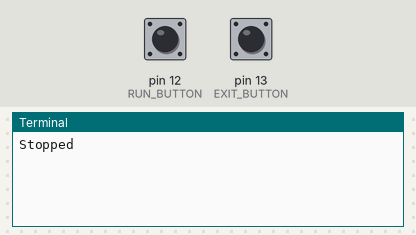
The program below on a simulated Raspberry Pi (header pin numbers). On the bench: the last lines printed to the terminal. The test bench sets the inputs (shaded band); at power-on: pin 12 (RUN_BUTTON) LOW, pin 13 (EXIT_BUTTON) LOW. Threads take turns every 2 ms. At 9.3 s the program stops and its outputs stay as they are.

Above: at 5.0 s.
5.1 s: pin 12 (RUN_BUTTON) pulled HIGH for 0.15 s
At 5.8 s:
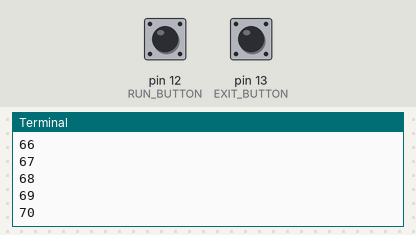
6.7 s: pin 12 (RUN_BUTTON) pulled HIGH for 1 s
At 7.5 s:
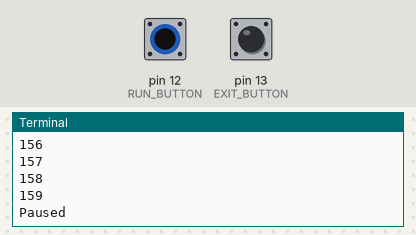
9.2 s: pin 13 (EXIT_BUTTON) pulled HIGH for 0.15 s
At 10.5 s:
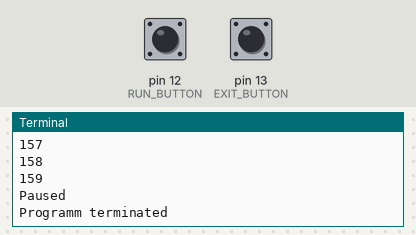
Timing chart, 0 to 10.8 s (numbered marks = the images above; inputs shaded):
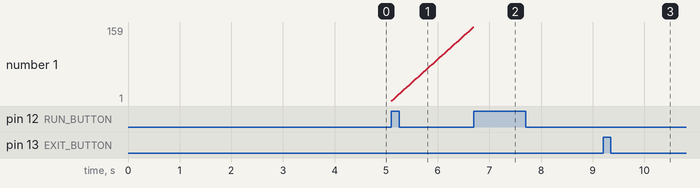

Measured:
- after the input at 5.1 s, the terminal: prints a new line at once (image 1)
- after the input at 9.2 s, the terminal: prints a new line after 0.10 s (image 3)

The program:

RaspEasyAppendix1.py
```python
# RaspEasyAppendix1.py
# Start/Stop, Counting worker thread

import RPi.GPIO as GPIO
import time
from threading import Thread

RUN_BUTTON = 12 # Button A
EXIT_BUTTON = 13 # Button B

class WorkerThread(Thread):
    def __init__(self):
        Thread.__init__(self)
        self.isAlive = True
        self.isHold = True
        self.start()

    def run(self):
        count = 0
        while self.isAlive:
            if self.isHold:
                time.sleep(0.1)
            else:
                count += 1
                print(count)
                time.sleep(0.01)

    def kill(self):
        self.isAlive = False

    def hold(self):
        self.isHold = True

    def resume(self):
        self.isHold = False

def setup():
    GPIO.setmode(GPIO.BOARD)
    GPIO.setup(RUN_BUTTON, GPIO.IN)
    GPIO.setup(EXIT_BUTTON, GPIO.IN)

setup()
isPaused = True
isRunButtonPressed = False
print("Stopped")
isExiting = False
worker = WorkerThread()
while not isExiting:
    if GPIO.input(RUN_BUTTON) == GPIO.HIGH and not isRunButtonPressed:
        isRunButtonPressed = True
        if isPaused:
            isPaused = False
            worker.resume()
            print("Working...")
        else:
            isPaused = True
            worker.hold()
            print("Paused")
    elif GPIO.input(RUN_BUTTON) == GPIO.LOW and isRunButtonPressed:
        isRunButtonPressed = False

    if GPIO.input(EXIT_BUTTON) == GPIO.HIGH:
        isExiting = True

    time.sleep(0.1)

worker.kill()
GPIO.cleanup()
print("Programm terminated")
```
